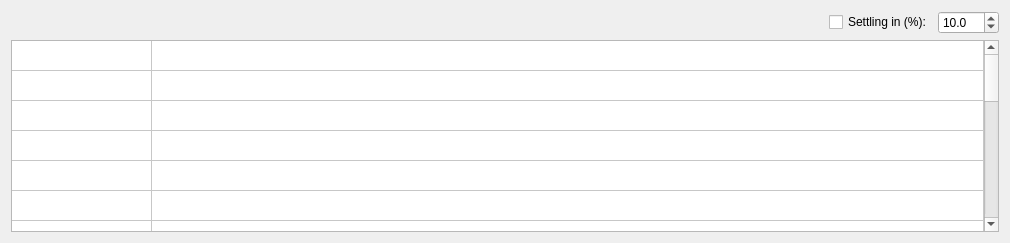
       <widget class="QWidget" name="tab">
        <attribute name="title">
         <string>No Wind</string>
        </attribute>
        <layout class="QGridLayout" name="gridLayout_6">
         <item row="0" column="0">
          <layout class="QHBoxLayout" name="horizontalLayout_8">
           <item>
            <spacer name="horizontalSpacer_7">
             <property name="orientation">
              <enum>Qt::Horizontal</enum>
             </property>
             <property name="sizeType">
              <enum>QSizePolicy::Expanding</enum>
             </property>
             <property name="sizeHint" stdset="0">
              <size>
               <width>818</width>
               <height>20</height>
              </size>
             </property>
            </spacer>
           </item>
           <item>
            <widget class="QCheckBox" name="settlingIncheckBox">
             <property name="sizePolicy">
              <sizepolicy hsizetype="Preferred" vsizetype="Fixed">
               <horstretch>0</horstretch>
               <verstretch>0</verstretch>
              </sizepolicy>
             </property>
             <property name="layoutDirection">
              <enum>Qt::LeftToRight</enum>
             </property>
             <property name="text">
              <string>Settling in (%):</string>
             </property>
             <property name="checked">
              <bool>false</bool>
             </property>
            </widget>
           </item>
           <item>
            <widget class="QDoubleSpinBox" name="settlingInSB">
             <property name="sizePolicy">
              <sizepolicy hsizetype="Minimum" vsizetype="Fixed">
               <horstretch>0</horstretch>
               <verstretch>0</verstretch>
              </sizepolicy>
             </property>
             <property name="minimumSize">
              <size>
               <width>61</width>
               <height>0</height>
              </size>
             </property>
             <property name="decimals">
              <number>1</number>
             </property>
             <property name="maximum">
              <double>100.000000000000000</double>
             </property>
             <property name="value">
              <double>10.000000000000000</double>
             </property>
            </widget>
           </item>
          </layout>
         </item>
         <item row="1" column="0">
          <widget class="QTableWidget" name="finalCondTW">
           <property name="sizePolicy">
            <sizepolicy hsizetype="Expanding" vsizetype="Expanding">
             <horstretch>10</horstretch>
             <verstretch>0</verstretch>
            </sizepolicy>
           </property>
           <property name="sizeIncrement">
            <size>
             <width>0</width>
             <height>0</height>
            </size>
           </property>
           <property name="layoutDirection">
            <enum>Qt::LeftToRight</enum>
           </property>
           <property name="editTriggers">
            <set>QAbstractItemView::NoEditTriggers</set>
           </property>
           <property name="dragEnabled">
            <bool>false</bool>
           </property>
           <property name="textElideMode">
            <enum>Qt::ElideRight</enum>
           </property>
           <property name="cornerButtonEnabled">
            <bool>true</bool>
           </property>
           <attribute name="horizontalHeaderVisible">
            <bool>false</bool>
           </attribute>
           <attribute name="horizontalHeaderCascadingSectionResizes">
            <bool>false</bool>
           </attribute>
           <attribute name="horizontalHeaderDefaultSectionSize">
            <number>140</number>
           </attribute>
           <attribute name="horizontalHeaderHighlightSections">
            <bool>true</bool>
           </attribute>
           <attribute name="horizontalHeaderShowSortIndicator" stdset="0">
            <bool>false</bool>
           </attribute>
           <attribute name="horizontalHeaderStretchLastSection">
            <bool>true</bool>
           </attribute>
           <attribute name="verticalHeaderVisible">
            <bool>false</bool>
           </attribute>
           <attribute name="verticalHeaderCascadingSectionResizes">
            <bool>false</bool>
           </attribute>
           <attribute name="verticalHeaderHighlightSections">
            <bool>true</bool>
           </attribute>
           <attribute name="verticalHeaderStretchLastSection">
            <bool>true</bool>
           </attribute>
           <row>
            <property name="text">
             <string>1°C</string>
            </property>
           </row>
           <row>
            <property name="text">
             <string>5°C</string>
            </property>
           </row>
           <row>
            <property name="text">
             <string>10°C</string>
            </property>
           </row>
           <row>
            <property name="text">
             <string>15°C</string>
            </property>
           </row>
           <row>
            <property name="text">
             <string>20°C</string>
            </property>
           </row>
           <row>
            <property name="text">
             <string>25°C</string>
            </property>
           </row>
           <row>
            <property name="text">
             <string>30°C</string>
            </property>
           </row>
           <row>
            <property name="text">
             <string>35°C</string>
            </property>
           </row>
           <row>
            <property name="text">
             <string>40°C</string>
            </property>
           </row>
           <row>
            <property name="text">
             <string>45°C</string>
            </property>
           </row>
           <row>
            <property name="text">
             <string>50°C</string>
            </property>
           </row>
           <row>
            <property name="text">
             <string>55°C</string>
            </property>
           </row>
           <row>
            <property name="text">
             <string>60°C</string>
            </property>
           </row>
           <row>
            <property name="text">
             <string>65°C</string>
            </property>
           </row>
           <row>
            <property name="text">
             <string>70°C</string>
            </property>
           </row>
           <row>
            <property name="text">
             <string>75°C</string>
            </property>
           </row>
           <row>
            <property name="text">
             <string>80°C</string>
            </property>
           </row>
           <row>
            <property name="text">
             <string>85°C</string>
            </property>
           </row>
           <row>
            <property name="text">
             <string>90°C</string>
            </property>
           </row>
           <row>
            <property name="text">
             <string>95°C</string>
            </property>
           </row>
           <row>
            <property name="text">
             <string>100°C</string>
            </property>
           </row>
           <column>
            <property name="text">
             <string>Tension (N)
Without Wind</string>
            </property>
            <property name="textAlignment">
             <set>AlignHCenter|AlignVCenter|AlignCenter</set>
            </property>
           </column>
           <column>
            <property name="text">
             <string>Sag (m)
Without Wind</string>
            </property>
           </column>
          </widget>
         </item>
        </layout>
       </widget>
